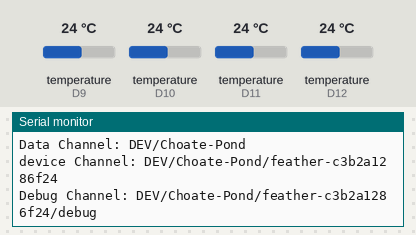
Simulated run of this sketch. Board: Arduino MKR. Parts: the last lines printed to the serial monitor. The inputs (shaded band) are chosen by the test bench; at power-on: temperature (sensors on D9, D10, D11, D12) 24 °C. WiFi joins after 1.5 s; servers stay silent unless stated; no MQTT or app messages arrive unless stated.

Above: at 13.0 s.
13.1 s: temperature (sensor on D9) set to 12 °C
At 18.5 s:
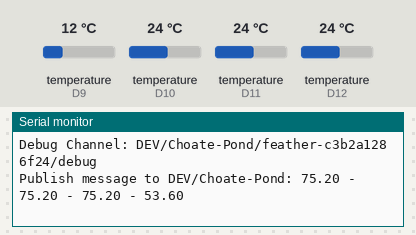
25.4 s: temperature (sensor on D10) set to 12 °C
At 30.4 s:
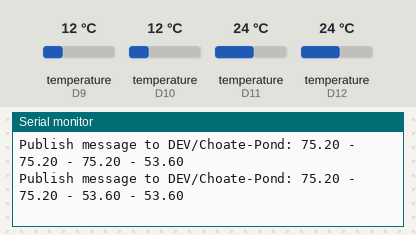
30.5 s: temperature (sensor on D11) set to 12 °C
35.6 s: temperature (sensor on D12) set to 12 °C
At 37.4 s:
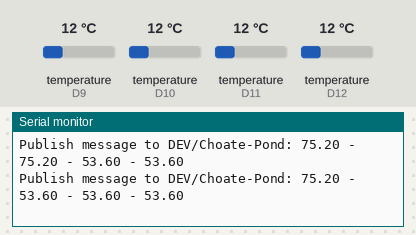
40.7 s: temperature (sensor on D9) set to 19 °C
At 42.9 s:
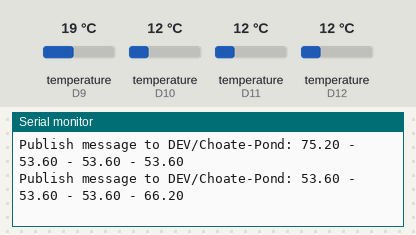
45.8 s: temperature (sensor on D10) set to 19 °C
At 49.6 s:
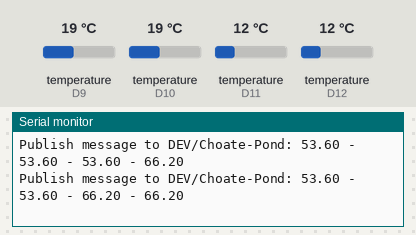
Timing chart, 0 to 51.1 s (numbered marks = the images above; inputs shaded):
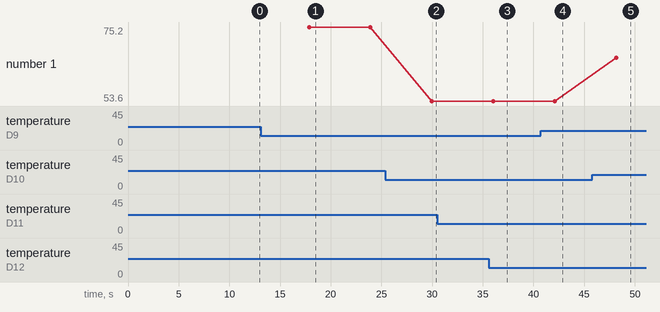

The sketch:

ChoatePondV0.3.ino
```cpp
#include <SPI.h>
#include <WiFi101.h>
#include <PubSubClient.h>
#include <OneWire.h>
#include <Timer.h>
#include <DallasTemperature.h>

#define DEBUG_ON 1

#define AIRTEMP 12 //DS18S20 Signal for Air Temp on digital pin  12
#define SENSOR1 11 // We can support 3 additional temperature sensors for the water on 11, 10 and 9
#define SENSOR2 10
#define SENSOR3 9

int total_sensors=2;  // Number of sensors in use (including the air sensor)

//Temperature chip i/o

OneWire oneWire_air(AIRTEMP);  // on digital pin 12
DallasTemperature air_sensor(&oneWire_air);

OneWire oneWire_sensor1(SENSOR1);  // on digital pin 11
DallasTemperature sensor1(&oneWire_sensor1);

OneWire oneWire_sensor2(SENSOR2);  // on digital pin 10
DallasTemperature sensor2(&oneWire_sensor2);

OneWire oneWire_sensor3(SENSOR3);  // on digital pin 9
DallasTemperature sensor3(&oneWire_sensor3);

                                    // variables for all of the temp's we read
float temps[3];                     // index=0 is air.  1,2,3 are three separate readings

Timer t;
int   PublishEvent;

Timer t2;
int   HeartBeatEvent;


char ssid[] = "PACE-GUEST"; //  your network SSID (name)
//char ssid[] = "ws2"; //  your network SSID (name)
//char pass[] = "";    // your network password (use for WPA, or use as key for WEP)

const char* mqtt_server = "realtime.ngi.ibm.com";

char device[30] = "feather4";

//
// the mqtt channel for publishing data will be LOCATION/BODY_OF_WATER/
// the mqtt channel for communiticating with the device will be:  LOCATION/BODY_OF_WATER/device
//             (where device is formed from DEVICE_NAME-(device's MAC address)
// the mqtt channel for output from the device (as a result of commands) will be: LOCATION/BODY_OF_WATER/device/debug
//

#define LOCATION "DEV"
#define BODY_OF_WATER "Choate-Pond"
#define DEVICE_NAME "feather"          // first part of the mqtt device name

char datachannel[50],commandchannel[50],debugchannel[50];
char devicestring[100];

char deviceMAC[8];            // Global variable to hold device's MAC address (from printwifistatus())

String mqttinput = "";
char msg[50];
int value = 0;

// system wide variables

int interval = 6; // How often take readings - Represented in number of seconds
int scale = 1;        // Temperature Scale : 1 = Farenheit 0 = Centigrade


int status = WL_IDLE_STATUS;

WiFiClient client;
PubSubClient client2(client);


void setup() {
  //Initialize serial and wait for port to open:
  WiFi.setPins(8,7,4,2);

#ifdef DEBUG_ON
  Serial.begin(9600);
  while (!Serial) {
    ; // wait for serial port to connect. Needed for native USB port only
  }
#endif

  PublishEvent = t.every(interval*1000, doThingy);

  // check for the presence of the shield:
  if (WiFi.status() == WL_NO_SHIELD) {
#ifdef DEBUG_ON
    Serial.println("WiFi shield not present");
#endif
    // don't continue:
    while (true);
  }

  // attempt to connect to WiFi network:
  while (status != WL_CONNECTED) {

#ifdef DEBUG_ON
    Serial.print("Attempting to connect to SSID: ");
    Serial.println(ssid);
#endif

    // Connect to WPA/WPA2 network. Change this line if using open or WEP network:
    status = WiFi.begin(ssid);


    // wait 10 seconds for connection:
    delay(10000);
  }

printWiFiStatus();

sprintf(device,"%s-%s",DEVICE_NAME,deviceMAC);
sprintf(datachannel,"%s/%s",LOCATION,BODY_OF_WATER);
sprintf(commandchannel,"%s/%s/%s",LOCATION,BODY_OF_WATER,device);
sprintf(debugchannel,"%s/%s/%s/debug",LOCATION,BODY_OF_WATER,device);

#ifdef DEBUG_ON
  Serial.println("Connected to wifi");
  Serial.print("==>");
  Serial.println(device);
  Serial.print("Data Channel: ");
  Serial.println(datachannel);
  Serial.print("device Channel: ");
  Serial.println(commandchannel);
  Serial.print("Debug Channel: ");
  Serial.println(debugchannel);

#endif

  delay(250);

  client2.connect(mqtt_server);
  client2.setServer(mqtt_server, 1883);
  client2.setCallback(callback);
}


void callback(char* topic, byte* payload, unsigned int length) {
  String command = "";
  String parameter = "";

#ifdef DEBUG_ON
  Serial.print("Message arrived [");
  Serial.print(topic);
  Serial.print("] ");
#endif

  for (int i = 0; i < length; i++) {
    mqttinput.concat((char)payload[i]);
  }

#ifdef DEBUG_ON
  Serial.println();
#endif

command = mqttinput.substring(0,1);

if(command == "i"){
  parameter = mqttinput.substring(2,mqttinput.length());
  interval = parameter.toInt();

  t.stop(PublishEvent);
  PublishEvent = t.every(1000*interval,doThingy);
  sprintf(devicestring,"Interval changed to: %d",interval);
  client2.publish(debugchannel,devicestring);

#ifdef DEBUG_ON
  Serial.print("Interval set to: ");
  Serial.println(interval*1);
#endif

}
command = mqttinput.substring(0,1);

if(command == "s"){
  parameter = mqttinput.substring(2,mqttinput.length());
  if(parameter == "c"){
    scale = 0;
  }else if(parameter = "f"){
    scale = 1;
  }
  #ifdef DEBUG_ON
  Serial.print("Scale set to: ");
  Serial.println(parameter);
#endif
}

/*command = mqttinput.substring(0,1);

if(command == "s"){
  parameter = mqttinput.substring(2,mqttinput.length());
  if(parameter == "c"){
    scale = 0;
  }else if(parameter = "f"){
    scale = 1;
  }
  #ifdef DEBUG_ON
  Serial.print("Scale set to: ");
  Serial.println(scale);
#endif
}*/
mqttinput="";


}


void reconnect() {
  // Loop until we're reconnected
  while (!client2.connected()) {

#ifdef DEBUG_ON
    Serial.print("Attempting MQTT connection...");
#endif

    // Attempt to connect
    if (client2.connect(device)) {

      client2.publish(debugchannel,device);

#ifdef DEBUG_ON
      Serial.println("connected");
      // Once connected, publish an announcement...
      //client2.publish(TOPIC, );
      // ... and resubscribe
#endif

      client2.subscribe(commandchannel);
    } else {

#ifdef DEBUG_ON
      Serial.print("failed, rc=");
      Serial.print(client2.state());
      Serial.println(" try again in 5 seconds");
#endif

      // Wait 5 seconds before retrying
      delay(5000);
    }
  }
}


void doThingy(){

    get_temperatures();
    snprintf (msg, 75, "%f", temps[1]);

#ifdef DEBUG_ON
    Serial.print("Publish message to "  LOCATION "/" BODY_OF_WATER ": ");
    Serial.print(temps[0]);
    Serial.print(" - ");
    Serial.print(temps[1]);
    Serial.print(" - ");
    Serial.print(temps[2]);
    Serial.print(" - ");
    Serial.println(temps[3]);
#endif

    client2.publish((LOCATION "/" BODY_OF_WATER), msg);

}

void get_temperatures()
{
  air_sensor.requestTemperatures();
    if (scale == 0) {
      temps[0] = air_sensor.getTempCByIndex(0);
    }
    else {
      temps[0] = air_sensor.getTempFByIndex(0);
    }

    delay(1000);

    sensor1.requestTemperatures();
    if (scale == 0) {
      temps[1] = sensor1.getTempCByIndex(0);
    }
    else {
      temps[1] = sensor1.getTempFByIndex(0);
    }

    delay(1000);

    sensor2.requestTemperatures();
    if (scale == 0) {
      temps[2] = sensor2.getTempCByIndex(0);
    }
    else {
      temps[2] = sensor2.getTempFByIndex(0);
    }

    delay(1000);

    sensor3.requestTemperatures();
    if (scale == 0) {
      temps[3] = sensor3.getTempCByIndex(0);
    }
    else {
      temps[3] = sensor3.getTempFByIndex(0);
    }
}

void loop() {

  if (!client2.connected()) {
    reconnect();
  }
  client2.loop();

     t.update();


}


void printWiFiStatus() {
  // determine devices MAC address and optionally print out network health information

  byte mac[6];

  WiFi.macAddress(mac);
  sprintf(deviceMAC,"%x%x%x%x%x%x",mac[5],mac[4],mac[3],mac[2],mac[1],mac[0]);

#ifdef DEBUG_ON
  Serial.print("SSID: ");
  Serial.println(WiFi.SSID());

  // print your WiFi shield's IP address:
  IPAddress ip = WiFi.localIP();
  Serial.print("IP Address: ");
  Serial.println(ip);

  Serial.print("MAC address: ");
  Serial.println(deviceMAC);

  // print the received signal strength:
  long rssi = WiFi.RSSI();
  Serial.print("signal strength (RSSI):");
  Serial.print(rssi);
  Serial.println(" dBm");
#endif

}
```

Measured:
- after the input at 13.1 s, the serial monitor: prints a new line after 4.8 s (image 1)
- after the input at 25.4 s, the serial monitor: prints a new line after 4.6 s (image 2)
- after the input at 40.7 s, the serial monitor: prints a new line after 1.4 s (image 4)
- after the input at 45.8 s, the serial monitor: prints a new line after 2.3 s (image 5)
